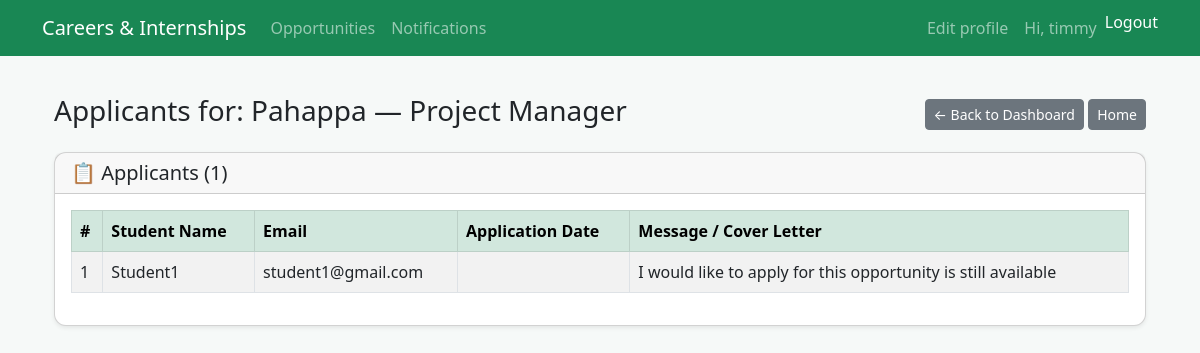
The page /careers/manage/1/applications/ (signed in) on the database its author committed.
### careers/models.py (models this page shows, shortened)
class CareerOpportunity(models.Model):
    company = models.CharField(max_length=200)
    role = models.CharField(max_length=300)
    deadline = models.DateField()
    link = models.URLField(blank=True)
    description = models.TextField(blank=True)
    created_at = models.DateTimeField(auto_now_add=True)
    posted_by = models.ForeignKey(User, on_delete=models.SET_NULL, null=True, blank=True, related_name='posted_opportunities')

class Application(models.Model):
    student = models.ForeignKey('StudentProfile', on_delete=models.CASCADE)
    opportunity = models.ForeignKey('CareerOpportunity', on_delete=models.CASCADE)
    message = models.TextField(blank=True, null=True)
    applied_at = models.DateTimeField(auto_now_add=True)

class StudentProfile(models.Model):
    user = models.OneToOneField(User, on_delete=models.CASCADE, related_name='studentprofile')
    skills = models.TextField(blank=True, help_text='Comma-separated skills like Python,SQL')
    enrolled_subjects = models.TextField(blank=True, help_text='Comma-separated subject names')

### careers/views.py (the view)
# urls.py: path('manage/<int:pk>/applications/', views.view_applications, name='view_applications'),
@login_required
@lecturer_required
def view_applications(request, pk):
    opp = get_object_or_404(CareerOpportunity, pk=pk, posted_by=request.user)
    applications = Application.objects.filter(opportunity=opp).select_related('student', 'student__user')
    return render(request, 'careers/view_applications.html', {'opp': opp, 'applications': applications})

### templates/careers/view_applications.html
{% extends 'base.html' %}
{% block content %}
<div class="container mt-4">
  <div class="d-flex justify-content-between align-items-center mb-3">
    <h3>Applicants for: {{ opp.company }} — {{ opp.role }}</h3>
    <div>
      <a href="{% url 'manage_opportunities' %}" class="btn btn-secondary btn-sm">← Back to Dashboard</a>
      <a href="{% url 'home' %}" class="btn btn-secondary btn-sm">Home</a>
    </div>
  </div>
  <div class="card shadow-sm">
    <div class="card-header">
      <h5 class="mb-0">📋 Applicants ({{ applications.count|default:0 }})</h5>
    </div>
    <div class="card-body">
      {% if applications %}
      <div class="table-responsive">
        <table class="table table-striped table-bordered align-middle">
          <thead class="table-success">
            <tr>
              <th>#</th>
              <th>Student Name</th>
              <th>Email</th>
              <th>Application Date</th>
              <th>Message / Cover Letter</th>
            </tr>
          </thead>
          <tbody>
            {% for application in applications %}
              <tr>
                <td>{{ forloop.counter }}</td>
                <td>{{ application.student.user.get_full_name|default:application.student.user.username }}</td>
                <td>{{ application.student.user.email }}</td>
                <td>{{ application.created_at|date:"Y-m-d H:i" }}</td>
                <td>{{ application.message|default:"—" }}</td>
              </tr>
            {% endfor %}
          </tbody>
        </table>
      </div>
      {% else %}
        <p class="text-muted">No students have applied yet for this opportunity.</p>
      {% endif %}
    </div>
  </div>
</div>
{% endblock %}

### templates/base.html (shortened to what this page needs)
<!doctype html>
<html lang="en">
  <head>
    <link href="https://cdn.jsdelivr.net/npm/bootstrap@5.3.0/dist/css/bootstrap.min.css" rel="stylesheet">
  </head>
  <body>
    <nav class="navbar navbar-expand-lg navbar-dark bg-success fixed-top">
      <div class="container">
        <a class="navbar-brand" href="/">Careers & Internships</a>
        <div class="collapse navbar-collapse">
          <ul class="navbar-nav me-auto">
            <li class="nav-item"><a class="nav-link" href="/">Opportunities</a></li>
            <li class="nav-item"><a class="nav-link" href="{% url 'notifications' %}">Notifications</a></li>
          </ul>
          <ul class="navbar-nav ms-auto">
            {% if user.is_authenticated %}
              <li class="nav-item"><a class="nav-link" href="{% url 'edit_profile' %}">Edit profile</a></li>
              <li class="nav-item"><span class="nav-link">Hi, {{ user.username }}</span></li>
              <li class="nav-item">
                <form action="{% url 'logout' %}" method="post" style="display:inline;">
                  <button type="submit" class="btn btn-link nav-link" style="display:inline; padding:0; color:white; text-decoration:none;">
                    Logout
                  </button>
                </form>
              </li>
            {% else %}
              <li class="nav-item"><a class="nav-link" href="{% url 'login' %}">Login</a></li>
            {% endif %}
          </ul>
        </div>
      </div>
    </nav>
    <div class="container">
      {% block content %}{% endblock %}
    </div>
  </body>
</html>

### templates/base.html (style rules this page uses)
body { padding-top: 70px; background: #f6f9f8; }
.card { border-radius: 12px; }

### rows shown on the page
CareerOpportunity: company "Pahappa", role "Project Manager"
Application: student.user.get_full_name "Student1", student.user.email "student1@gmail.com", message "I would like to apply for this opportunity is still available"

### other values the page prints
{{ user.username }} "timmy"
{{ applications.count|default:0 }} "1"
